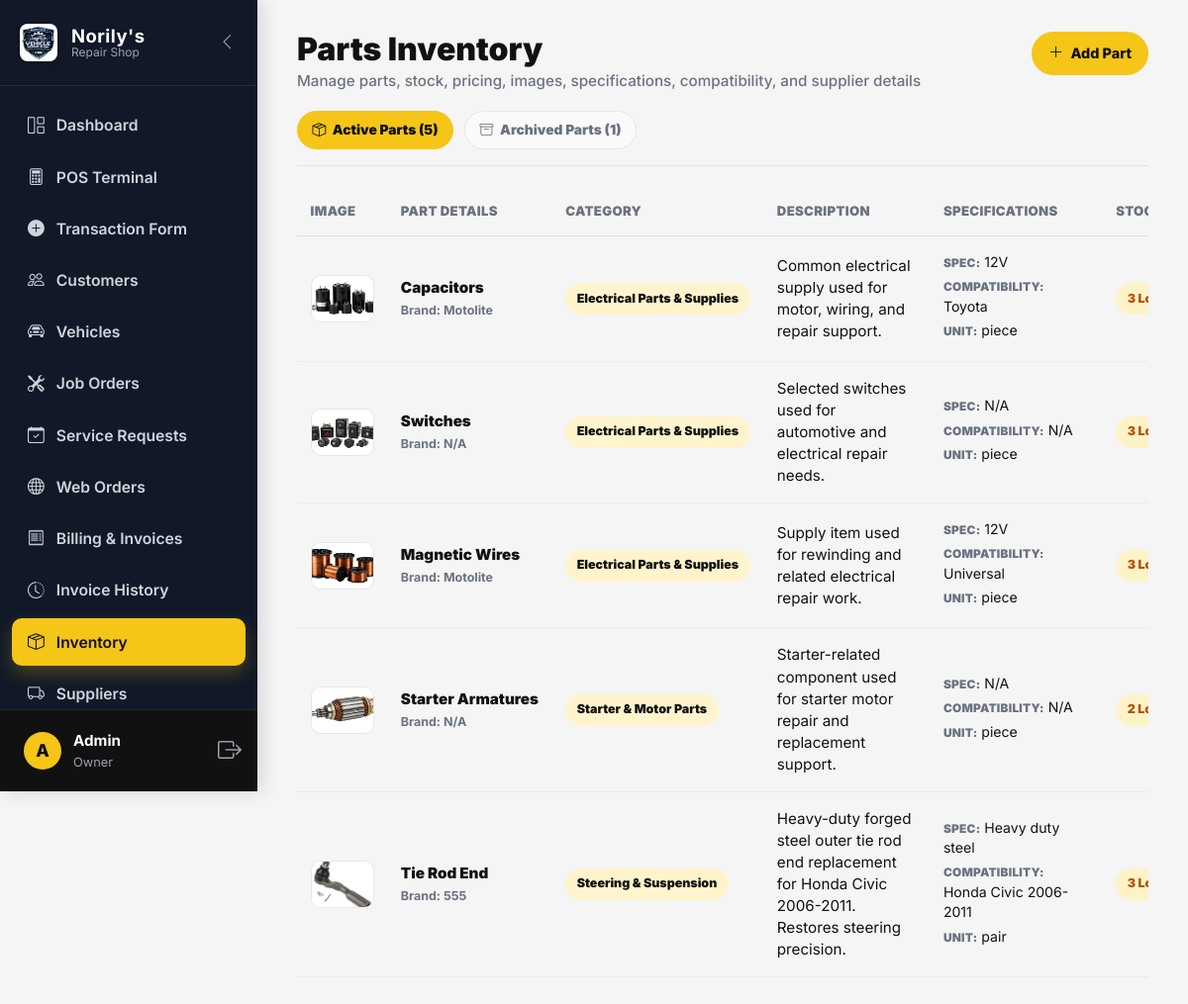
The app's page /views/inventory.php (signed in) with its own data.
### tables this page shows
CREATE TABLE `part` (
  `part_id` int(11) NOT NULL,
  `category` varchar(100) NOT NULL,
  `brand` varchar(100) DEFAULT NULL,
  `part_name` varchar(50) NOT NULL,
  `description` text DEFAULT NULL,
  `specification` text DEFAULT NULL,
  `compatibility` text DEFAULT NULL,
  `unit` varchar(50) DEFAULT 'piece',
  `unit_price` decimal(10,2) NOT NULL DEFAULT 0.00,
  `quantity_on_hand` smallint(6) NOT NULL DEFAULT 0,
  `low_stock_threshold` smallint(6) NOT NULL DEFAULT 3,
  `supplier_id` int(11) DEFAULT 1,
  `is_low_stock` tinyint(1) NOT NULL DEFAULT 0,
  `primary_supplier_id` int(11) DEFAULT 1,
  `is_active` tinyint(1) NOT NULL DEFAULT 1,
  `cost_price` decimal(10,2) DEFAULT NULL,
  `image` varchar(255) DEFAULT NULL,
  `full_description` text DEFAULT NULL
);

### views/inventory.php (the view, shortened to what this page needs)
<?php
$db = (new Database())->getConnection();
$viewStatus = $_GET['status'] ?? 'active';
$viewStatus = $viewStatus === 'archived' ? 'archived' : 'active';
$isActiveView = $viewStatus === 'active';
$isActiveValue = $isActiveView ? 1 : 0;
$itemsPerPage = 5;
$currentPage = isset($_GET['page']) ? intval($_GET['page']) : 1;
$countActiveStmt = $db->prepare("SELECT COUNT(*) FROM part WHERE is_active = 1");
$countActiveStmt->execute();
$activeCount = intval($countActiveStmt->fetchColumn());
$countArchivedStmt = $db->prepare("SELECT COUNT(*) FROM part WHERE is_active = 0");
$countArchivedStmt->execute();
$archivedCount = intval($countArchivedStmt->fetchColumn());
$offset = ($currentPage - 1) * $itemsPerPage;
$stmt = $db->prepare("
    SELECT p.*, s.supplier_name, s.email AS supplier_email
    FROM part p
    LEFT JOIN supplier s ON p.supplier_id = s.supplier_id
    WHERE p.is_active = :is_active
    ORDER BY p.category ASC, p.part_name ASC
    LIMIT :limit OFFSET :offset
");
$stmt->bindValue(':is_active', $isActiveValue, PDO::PARAM_INT);
$stmt->bindValue(':limit', $itemsPerPage, PDO::PARAM_INT);
$stmt->bindValue(':offset', $offset, PDO::PARAM_INT);
$stmt->execute();
$parts = $stmt->fetchAll(PDO::FETCH_ASSOC);
function partImagePath($image) {
    return '../assets/images/parts/' . htmlspecialchars($image, ENT_QUOTES, 'UTF-8');
}
function cleanValue($value, $fallback = 'N/A') {
    $value = trim(html_entity_decode((string)($value ?? ''), ENT_QUOTES | ENT_HTML5, 'UTF-8'));
    return htmlspecialchars($value, ENT_QUOTES, 'UTF-8');
}
function inventoryStatusUrl($status) {
    $status = $status === 'archived' ? 'archived' : 'active';
    return 'inventory.php?status=' . $status;
}
?>
<!DOCTYPE html>
<html lang="en">
<head>
<link href="https://cdn.jsdelivr.net/npm/bootstrap@5.3.0/dist/css/bootstrap.min.css" rel="stylesheet">
<link rel="stylesheet" href="https://cdn.jsdelivr.net/npm/bootstrap-icons@1.11.1/font/bootstrap-icons.css">
<link rel="stylesheet" href="../assets/css/style.css">
</head>
<body>
<div class="app-wrapper">
    <?php include '../includes/sidebar.php'; ?>
    <main class="main-content">
        <div class="inventory-page">
            <div class="inventory-header">
                <div>
                    <h2>Parts Inventory</h2>
                    <p class="inventory-count-text">
                        Manage parts, stock, pricing, images, specifications, compatibility, and supplier details
                    </p>
                </div>
                <?php if ($isActiveView): ?>
                    <button
                        class="btn part-add-btn"
                        data-bs-toggle="modal"
                        data-bs-target="#addPartModal"
                    >
                        <i class="bi bi-plus-lg"></i>
                        Add Part
                    </button>
                <?php endif; ?>
            </div>
            <div class="inventory-tabs">
                <a
                    href="<?= inventoryStatusUrl('active') ?>"
                    class="inventory-tab-link <?= $isActiveView ? 'active' : '' ?>"
                >
                    <i class="bi bi-box-seam"></i>
                    Active Parts (<?= $activeCount ?>)
                </a>
                <a
                    href="<?= inventoryStatusUrl('archived') ?>"
                    class="inventory-tab-link <?= !$isActiveView ? 'active' : '' ?>"
                >
                    <i class="bi bi-archive"></i>
                    Archived Parts (<?= $archivedCount ?>)
                </a>
            </div>
            <div class="inventory-table-wrap">
                <table class="inventory-table">
                    <thead>
                        <tr>
                            <th>Image</th>
                            <th>Part Details</th>
                            <th>Category</th>
                            <th>Description</th>
                            <th>Specifications</th>
                            <th>Stock</th>
                        </tr>
                    </thead>
                    <tbody>
                        <?php foreach ($parts as $p): ?>
                            <tr>
                                <td>
                                    <img
                                        src="<?= partImagePath($p['image'] ?? '') ?>"
                                        alt="<?= cleanValue($p['part_name'] ?? 'Part image') ?>"
                                        class="part-thumb"
                                    >
                                </td>
                                <td>
                                    <div class="part-name">
                                        <?= cleanValue($p['part_name'] ?? 'N/A') ?>
                                    </div>
                                    <div class="part-brand">
                                        Brand: <?= cleanValue($p['brand'] ?? '', 'Unspecified') ?>
                                    </div>
                                </td>
                                <td>
                                    <span class="part-category-badge">
                                        <?= cleanValue($p['category'] ?? 'N/A') ?>
                                    </span>
                                </td>
                                <td>
                                    <div class="part-description-cell">
                                        <?= cleanValue($p['description'] ?? '') ?>
                                    </div>
                                </td>
                                <td>
                                    <div class="part-spec-cell">
                                        <span class="part-spec-line">
                                            <span class="part-spec-label">Spec:</span>
                                            <?= cleanValue($p['specification'] ?? '', 'No specification') ?>
                                        </span>
                                        <span class="part-spec-line">
                                            <span class="part-spec-label">Compatibility:</span>
                                            <?= cleanValue($p['compatibility'] ?? '', 'Not specified') ?>
                                        </span>
                                        <span class="part-spec-line">
                                            <span class="part-spec-label">Unit:</span>
                                            <?= cleanValue($p['unit'] ?? '', 'piece') ?>
                                        </span>
                                    </div>
                                </td>
                                <td>
                                    <?php if (!$isActiveView): ?>
                                        <span class="stock-badge stock-archived">
                                            Archived
                                        </span>
                                    <?php elseif ((int) $p['quantity_on_hand'] <= (int) $p['low_stock_threshold']): ?>
                                        <span class="stock-badge stock-low">
                                            <?= (int) $p['quantity_on_hand'] ?> Low
                                        </span>
                                    <?php else: ?>
                                        <span class="stock-badge stock-available">
                                            <?= (int) $p['quantity_on_hand'] ?> Available
                                        </span>
                                    <?php endif; ?>
                                </td>
                            </tr>
                        <?php endforeach; ?>
                    </tbody>
                </table>
            </div>
        </div>
    </main>
</div>
</body>
</html>

### assets/css/style.css (style rules this page uses)
:root { --primary-yellow: #f5c518; --yellow-dark: #d9a900; --black: #111111; --dark-gray: #1f2937; --muted-gray: #6b7280; --light-gray: #f5f5f5; --border-light: #e5e7eb; --white: #ffffff; --success-bg: #d1fae5; --success-text: #047857; --warning-bg: #fef3c7; --warning-text: #92400e; --danger-bg: #fee2e2; --danger-text: #b91c1c; --dashboard-sidebar-bg: #111111; --dashboard-sidebar-hover: #1f1f1f; --dashboard-primary: #f5c518; --dashboard-primary-hover: #d9a900; --dashboard-primary-soft: #fff8d6; --dashboard-success: #047857; --dashboard-danger: #d72e2e; --dashboard-warning: #d97706; --dashboard-bg: #f5f5f5; --dashboard-card-bg: #ffffff; --dashboard-text-main: #111111; --dashboard-text-muted: #6b7280; --dashboard-cloud: #d1d5db; --dashboard-ocean: #f5c518; }
html { scroll-behavior: smooth; }
body { font-family: Arial, sans-serif; color: var(--black); background: var(--white); }
.app-wrapper { display: flex; min-height: 100vh; background-color: var(--dashboard-bg); color: var(--dashboard-text-main); font-family: 'Inter', system-ui, -apple-system, sans-serif; font-size: 16px; overflow-x: hidden; }
.main-content { flex-grow: 1; margin-left: 260px; padding: 2rem 2.5rem; background-color: var(--dashboard-bg); min-height: 100vh; }
.main-content h1, .main-content h2, .main-content h3, .main-content h4, .main-content h5, .main-content h6 { color: var(--dashboard-text-main); }

### records on screen
part: image (picture), part_name "Capacitors", brand "Motolite", category "Electrical Parts & Supplies", description "Common electrical supply used for motor, wiring, and repair support.", specification "12V", compatibility "Toyota", unit "piece", quantity_on_hand "3"
part: image (picture), part_name "Switches", brand "N/A", category "Electrical Parts & Supplies", description "Selected switches used for automotive and electrical repair needs.", specification "N/A", compatibility "N/A", unit "piece", quantity_on_hand "3"
part: image (picture), part_name "Magnetic Wires", brand "Motolite", category "Electrical Parts & Supplies", description "Supply item used for rewinding and related electrical repair work.", specification "12V", compatibility "Universal", unit "piece", quantity_on_hand "3"
part: image (picture), part_name "Starter Armatures", brand "N/A", category "Starter & Motor Parts", description "Starter-related component used for starter motor repair and replacement support.", specification "N/A", compatibility "N/A", unit "piece", quantity_on_hand "2"
part: image (picture), part_name "Tie Rod End", brand "555", category "Steering & Suspension", description "Heavy-duty forged steel outer tie rod end replacement for Honda Civic 2006-2011. Restores steering precision.", specification "Heavy duty steel", compatibility "Honda Civic 2006-2011", unit "pair", quantity_on_hand "3"

### other values on screen
$userInitial "A"
$_SESSION['first_name'] "Admin"
$userRole "Owner"
$activeCount "5"
$archivedCount "1"
